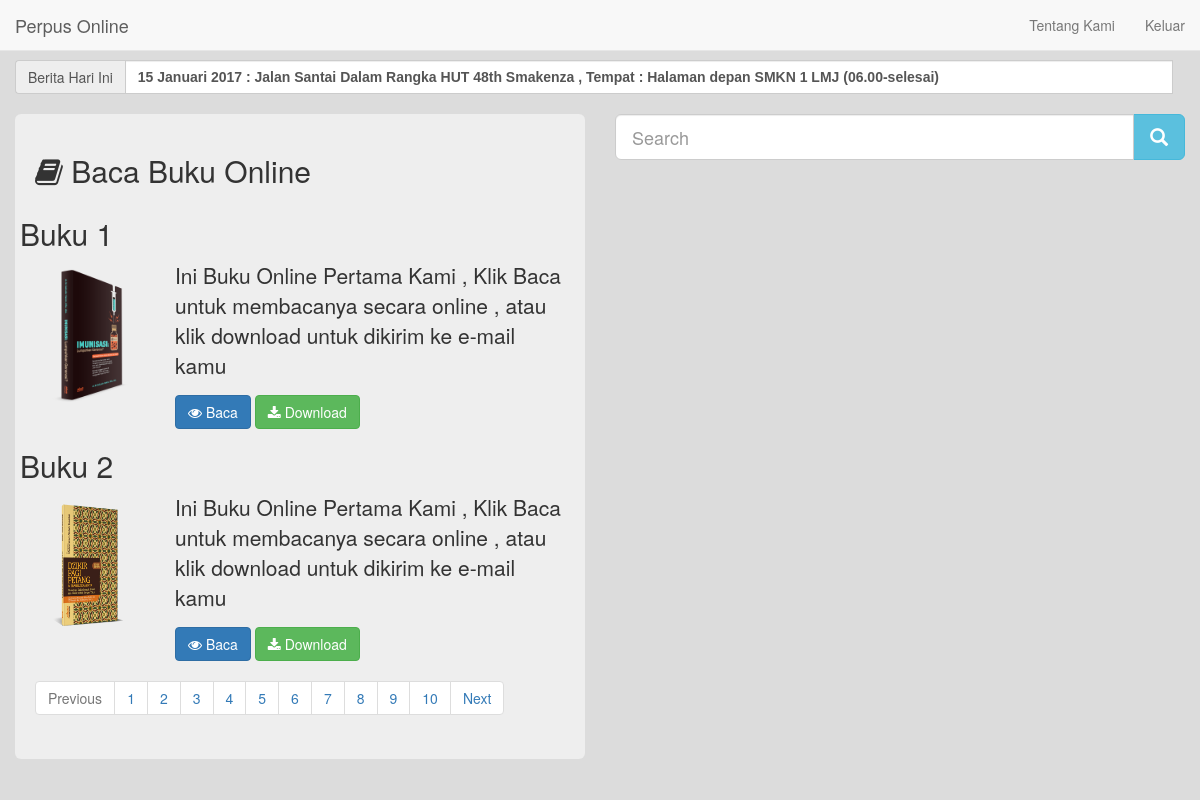
The page /search.php on the database as committed earlier.
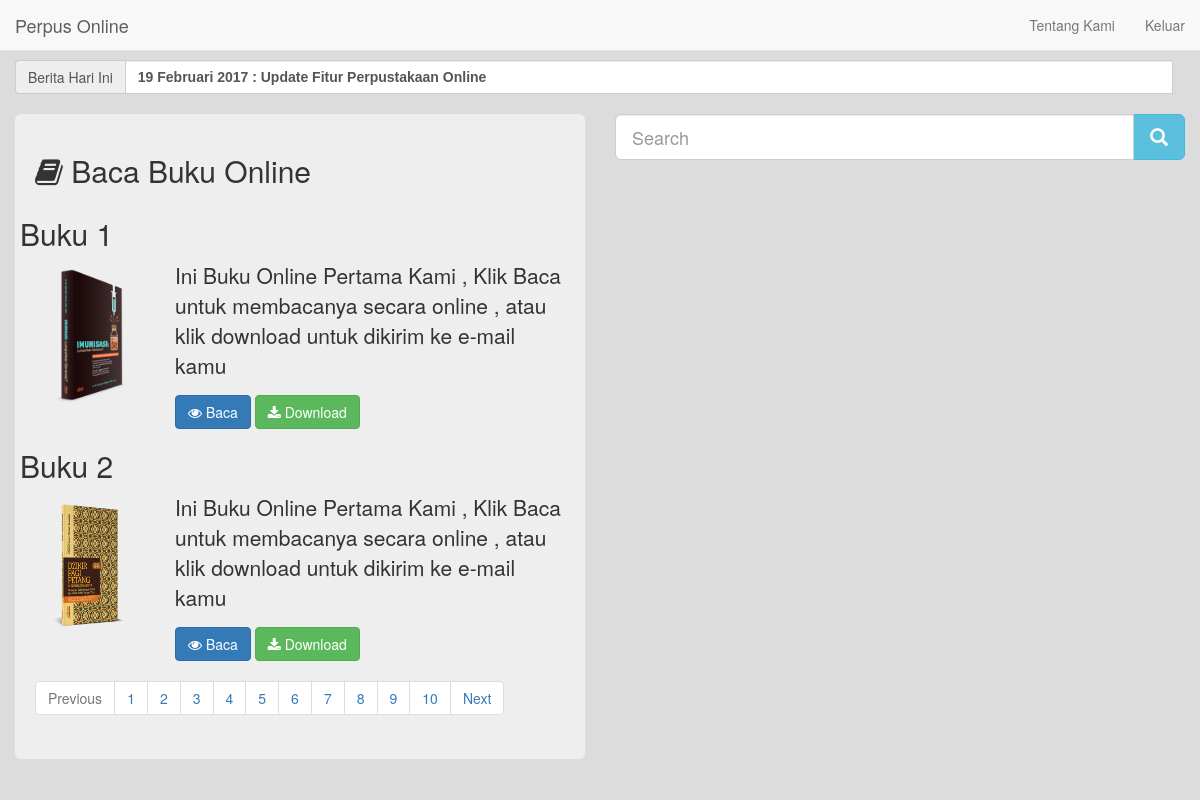
The same page on the database as committed later.
### tables this page shows
CREATE TABLE `config` (
  `id` int(11) NOT NULL,
  `lama` varchar(2) NOT NULL,
  `denda` varchar(4) NOT NULL,
  `berita` text NOT NULL
);

### search.php (the view, shortened to what this page needs)
<?php
include "admin/koneksi.php";
$sql= mysqli_query($link,"SELECT * FROM config");
$config=mysqli_fetch_array($sql);
?>
<!DOCTYPE html>
<html>
<head>
    <link href="css/bootstrap.min.css" rel="stylesheet">
    <link rel="stylesheet" type="text/css" href="style.css">
    <link href="font-awesome-4.3.0/css/font-awesome.min.css" rel="stylesheet">
</head>
<body style="background-color:#DCDCDC;">
<nav class="navbar navbar-default navbar-fixed-top">
  <div class="container-fluid">
    <div class="navbar-header">
      <a class="navbar-brand" href="#">Perpus Online</a>
    </div>
    <div class="collapse navbar-collapse" id="target">
      <ul class="nav navbar-nav navbar-right">
      <li><a href="#">Tentang Kami</a></li>
      <li><a href="index.html">Keluar</a></li>
      </ul>
    </div>
   </div>
</nav>
<div class="container-fluid">
<br><br><br>
<div class="input-group">
                  <span class="input-group-addon">Berita Hari Ini</span>
                     <marquee class="form-control" scrollamount=14 style="font-family: arial;font-weight: bolder;"><?php echo $config['berita']; ?></marquee>
                  <span class="input-group-btn">
</span>
</div><br>
	<div class="row">
       <div class="col-md-6">
        <div class="jumbotron" style="padding: 20px;">
        <h2><i class="fa fa-book"></i> Baca Buku Online</h2>
          <div class="row">
          <h2>Buku 1</h2>
          <div class="col-md-3">
            <img src="img/coverbuku.png" class="img-responsive" style="height: 150px;">
          </div>
          <div class="col-md-9">
             <p>Ini Buku Online Pertama Kami , Klik Baca untuk membacanya secara online , atau klik download untuk dikirim ke e-mail kamu</p>
             <a href="" class="btn btn-md btn-primary"><i class="fa fa-eye"></i> Baca</a>
             <a href="" class="btn btn-md btn-success"><i class="fa fa-download"></i> Download</a>
          </div>
          </div>
          <div class="row">
          <h2>Buku 2</h2>
          <div class="col-md-3">
            <img src="img/cover2.png" class="img-responsive" style="height: 150px;">
          </div>
          <div class="col-md-9">
             <p>Ini Buku Online Pertama Kami , Klik Baca untuk membacanya secara online , atau klik download untuk dikirim ke e-mail kamu</p>
             <a href="" class="btn btn-md btn-primary"><i class="fa fa-eye"></i> Baca</a>
             <a href="" class="btn btn-md btn-success"><i class="fa fa-download"></i> Download</a>
          </div>
          </div>
           <nav aria-label="Page navigation example">
              <ul class="pagination justify-content-center">
                 <li class="page-item disabled">
                    <a class="page-link" href="#" tabindex="-1">Previous</a>
                 </li>
                 <li class="page-item"><a class="page-link" href="#">1</a></li>
                 <li class="page-item"><a class="page-link" href="#">2</a></li>
                 <li class="page-item"><a class="page-link" href="#">3</a></li>
                 <li class="page-item"><a class="page-link" href="#">4</a></li>
                 <li class="page-item"><a class="page-link" href="#">5</a></li>
                 <li class="page-item"><a class="page-link" href="#">6</a></li>
                 <li class="page-item"><a class="page-link" href="#">7</a></li>
                 <li class="page-item"><a class="page-link" href="#">8</a></li>
                 <li class="page-item"><a class="page-link" href="#">9</a></li>
                 <li class="page-item"><a class="page-link" href="#">10</a></li>
                 <li class="page-item">
                 <a class="page-link" href="#">Next</a>
                 </li>
              </ul>
            </nav>
           </div>
       </div>
       <div class="col-md-6">
          <form>
          <div class="form-group">
             <div class="input-group">
                <input type="text" class="form-control input-lg" placeholder="Search">
             <div class="input-group-btn">
                <button class="btn btn-info btn-lg" type="submit">
                <i class="glyphicon glyphicon-search"></i>
                </button>
             </div>
             </div>
           </div>
       </form>
       </div>
	</div>
</div>
</body>
</html>

### style.css (style rules this page uses)
.jumbotron { background-color: default; }

Rows that differ between the two databases and show on the page:
changed config: berita "15 Januari 2017 : Jalan Santai Dalam Rangka HUT 48th Smakenza , Tempat : Halaman depan SMKN 1 LMJ (06.00-selesai)" → "19 Februari 2017 : Update Fitur Perpustakaan Online"
